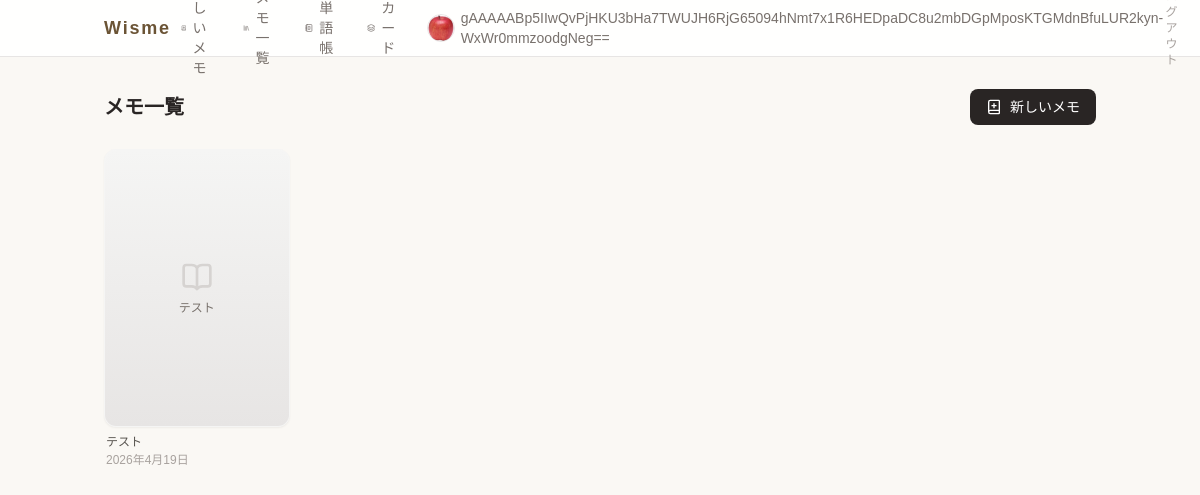
The app's page /wisme/page/list/ (signed in) with its own data.
### wisme/models.py (models this page shows, shortened)
class CustomUser(AbstractUser):
    display_name = EncryptedCharField(max_length=100, blank=True, verbose_name="表示名")
    profile_image = models.ImageField(
        upload_to='media/profile/', blank=True, null=True, verbose_name="プロフィール画像"
    )

class Page(models.Model):
    id = models.UUIDField(primary_key=True,
                          default = uuid.uuid4,editable=False,verbose_name="Id")
    owner = models.ForeignKey(
        settings.AUTH_USER_MODEL,
        on_delete=models.CASCADE,
        null=True,
        blank=True,
        verbose_name="オーナー",
    )
    title = models.CharField(max_length=100,verbose_name="タイトル")
    thoughts = models.TextField(max_length=1000,blank=True,verbose_name="このドキュメントを読んだ感想(空欄可)")
    page_date = models.DateField(verbose_name="日付")
    picture = models.ImageField(upload_to="wisme/picture/",blank = True,null = True,verbose_name="写真")
    created_at = models.DateTimeField(auto_now_add = True,verbose_name="作成日時")#このデータが初めて作成されたその時の日時を保存
    update_at = models.DateTimeField(auto_now = True,verbose_name="更新日時")#更新されたら日時を保存

### wisme/views.py (the view)
class PageListView(LoginRequiredMixin, View):
    def get(self,request):
        page_list = Page.objects.filter(owner=request.user).order_by("-page_date")
        return render(request,"wisme/page_list.html",{"page_list":page_list})

### templates/wisme/page_list.html (shortened to what this page needs)
{% extends "base/wisme_base.html" %}
{% block body %}
<div class="flex items-center justify-between mb-6">
    <h1 class="text-xl font-semibold text-stone-800">メモ一覧</h1>
    <a href="{% url 'wisme:page_create' %}"
       class="inline-flex items-center gap-2 bg-stone-800 text-white px-4 py-2 rounded-lg hover:bg-stone-700 transition-colors text-sm font-medium">
        <i data-lucide="book-plus" class="w-4 h-4"></i>
        新しいメモ
    </a>
</div>
{% if page_list %}
<div class="grid grid-cols-2 sm:grid-cols-3 md:grid-cols-4 lg:grid-cols-5 gap-4">
    {% for page in page_list %}
    <a href="{% url 'wisme:page_detail' page.id %}" class="group block">
        <div class="aspect-[2/3] rounded-xl overflow-hidden shadow-sm border border-stone-100 bg-stone-50 group-hover:shadow-md transition-shadow">
            {% if page.picture %}
            <img src="{{ page.picture.url }}" alt="{{ page.title }}"
                 class="w-full h-full object-cover group-hover:scale-105 transition-transform duration-300">
            {% else %}
            <div class="w-full h-full flex flex-col items-center justify-center p-3 bg-gradient-to-b from-stone-100 to-stone-200">
                <i data-lucide="book-open" class="w-8 h-8 text-stone-300 mb-2"></i>
                <p class="text-xs text-stone-500 text-center leading-tight font-medium line-clamp-3">{{ page.title }}</p>
            </div>
            {% endif %}
        </div>
        <p class="mt-2 text-xs text-stone-600 font-medium leading-tight line-clamp-2 px-0.5">{{ page.title }}</p>
        <p class="text-xs text-stone-400 mt-0.5 px-0.5">{{ page.page_date }}</p>
    </a>
    {% endfor %}
</div>
{% endif %}
{% endblock %}

### templates/base/wisme_base.html (shortened to what this page needs)
<!DOCTYPE html>
<html lang="ja">
<head>
    <script src="https://cdn.tailwindcss.com"></script>
    <link rel="stylesheet" href="/static/wisme/css/style.css">
</head>
<body class="bg-[#FAF8F4] text-[#2C2C2C] min-h-screen flex flex-col">
    <header class="border-b border-stone-200 bg-white/90 backdrop-blur-sm sticky top-0 z-40">
        <div class="max-w-5xl mx-auto px-4 h-14 flex items-center justify-between">
            <a href="{% url 'wisme:index' %}" class="text-lg font-semibold tracking-widest text-accent-700 hover:text-accent-500 transition-colors">Wisme</a>
            <nav class="flex items-center gap-1 sm:gap-1.5 text-sm text-stone-500">
                {% if user.is_authenticated %}
                    <a href="{% url 'wisme:page_create' %}"
                       class="flex items-center gap-1.5 rounded-lg px-2.5 py-1.5 hover:bg-amber-100 hover:text-amber-800 transition-colors">
                        <i data-lucide="book-plus" class="w-4 h-4"></i>
                        <span class="hidden sm:inline">新しいメモ</span>
                    </a>
                    <a href="{% url 'wisme:page_list' %}"
                       class="flex items-center gap-1.5 rounded-lg px-2.5 py-1.5 hover:bg-accent-100 hover:text-accent-700 transition-colors">
                        <i data-lucide="library" class="w-4 h-4"></i>
                        <span class="hidden sm:inline">メモ一覧</span>
                    </a>
                    <a href="{% url 'wisme:word_list' %}"
                       class="flex items-center gap-1.5 rounded-lg px-2.5 py-1.5 hover:bg-emerald-100 hover:text-emerald-800 transition-colors">
                        <i data-lucide="notebook-text" class="w-4 h-4"></i>
                        <span class="hidden sm:inline">単語帳</span>
                    </a>
                    <a href="{% url 'wisme:flashcard' %}"
                       class="flex items-center gap-1.5 rounded-lg px-2.5 py-1.5 hover:bg-sky-100 hover:text-sky-800 transition-colors">
                        <i data-lucide="layers" class="w-4 h-4"></i>
                        <span class="hidden sm:inline">カード</span>
                    </a>
                    {% with sa=user.socialaccount_set.first %}
                    <a href="{% url 'wisme:profile' %}"
                       class="flex items-center gap-1.5 rounded-lg px-2 py-1 hover:bg-rose-100 hover:text-rose-800 transition-colors">
                        {% if user.profile_image %}
                            <img src="{{ user.profile_image.url }}" alt=""
                                 class="w-7 h-7 rounded-full object-cover border border-stone-200">
                        {% elif sa.get_avatar_url %}
                            <img src="{{ sa.get_avatar_url }}" alt=""
                                 class="w-7 h-7 rounded-full object-cover border border-stone-200">
                        {% else %}
                            <span class="w-7 h-7 rounded-full bg-stone-100 flex items-center justify-center border border-stone-200">
                                <i data-lucide="user" class="w-4 h-4 text-stone-400"></i>
                            </span>
                        {% endif %}
                        <span class="hidden sm:inline">{{ user.display_name|default:user.username }}</span>
                    </a>
                    {% endwith %}
                    <a href="{% url 'account_logout' %}"
                       class="ml-1 rounded-lg px-2.5 py-1.5 text-xs text-stone-400 hover:bg-stone-100 hover:text-stone-700 transition-colors">ログアウト</a>
                {% else %}
                    <a href="{% url 'account_login' %}"
                       class="rounded-lg px-2.5 py-1.5 hover:bg-stone-100 hover:text-stone-900 transition-colors">ログイン</a>
                    <a href="{% url 'account_signup' %}"
                       class="bg-accent-500 text-white px-3 py-1.5 rounded-md text-xs hover:bg-accent-600 transition-colors">新規登録</a>
                {% endif %}
            </nav>
        </div>
    </header>
    <main class="flex-1 max-w-5xl mx-auto w-full px-4 py-8">
        {% block body %}{% endblock %}
    </main>
</body>
</html>

### records on screen
CustomUser: profile_image (picture), display_name "gAAAAABp5IIwQvPjHKU3bHa7TWUJH6RjG65094hNmt7x1R6HEDpaDC8u2mbDGpMposKTGMdnBfuLUR2kyn-WxWr0mmzoodgNeg=="
Page: title "テスト", page_date "2026年4月19日"
